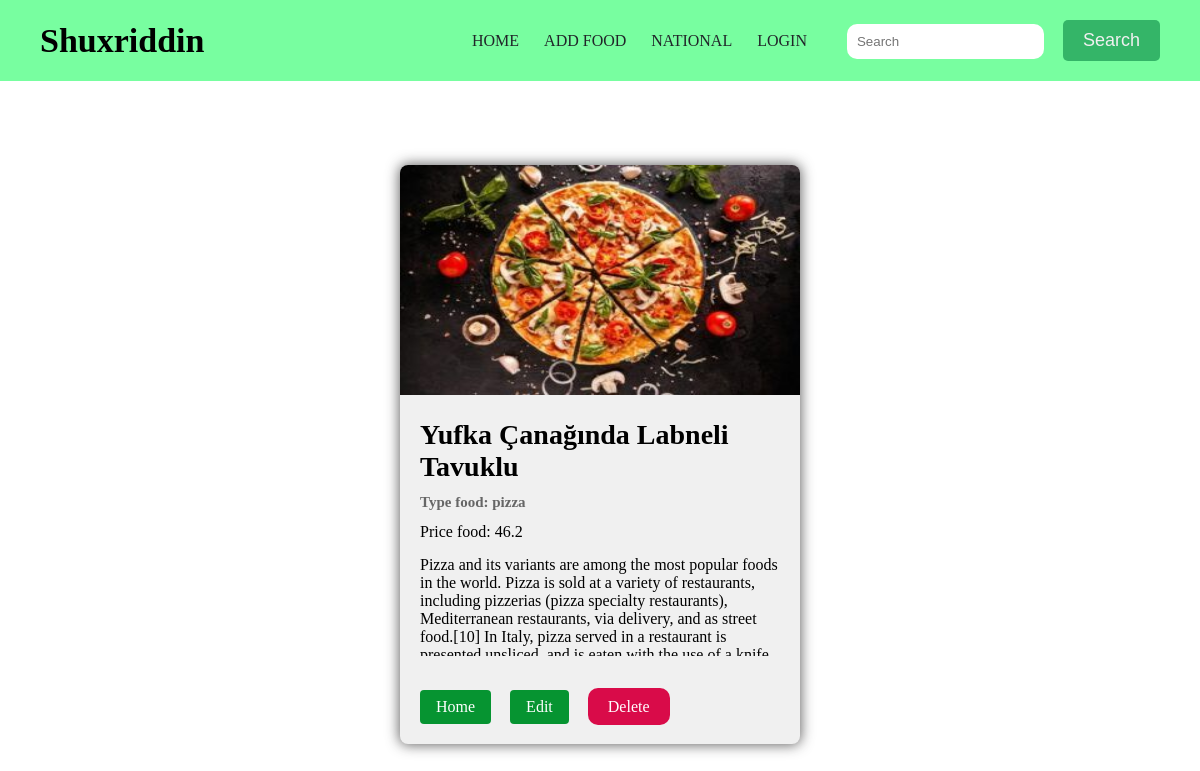
Screenshot of /food/details/3/ with the database file from the repository.
### app/models.py (models this page shows, shortened)
class FoodApp(models.Model):
    user_name = models.ForeignKey(User, on_delete=models.CASCADE, default=1)  # food qo`shishda default=1 bo`lganligi sabab Shuxa ni tanlab ko`rsatadi
    name_food = models.CharField(max_length=100)
    type_food = models.CharField(max_length=200)
    price_food = models.FloatField(default=45.000)
    image_food = models.ImageField(upload_to='food_image', default='pic.jpg')
    description_food = models.TextField()

### app/views.py (the view)
# urls.py: path('details/<int:pk>/', views.DetailClassView.as_view(), name='details'),
class DetailClassView(DetailView):
    model = FoodApp
    template_name = 'food/details.html'

### app/templates/food/details.html (shortened to what this page needs)
{% extends 'food/base.html' %}
    {% block body %}
    <div class="card-container">
        <div class="card">
            <img src="{{ object.image_food.url }}" alt="#">
            <div class="card-content">
                <div class="card-box">
                    <h1>{{ object.name_food }}</h1>
                    <h3>Type food: {{ object.type_food }}</h3>
                    <span class="detais-price">Price food: {{ object.price_food }}</span>
                    <br>
                    <p class="descr">{{ object.description_food }}</p>
                    <br>
                    <a class="btn" href="{% url 'index' %}">Home</a>
                    <a class="btn" href="{% url 'update' object.id %}">Edit</a>
                    <a href="{% url 'delete' object.id %}" class="btn-danger">Delete</a>
                </div>
            </div>
        </div>
    </div>
    {% endblock %}

### app/static/food/style.css (style rules this page uses)
*, *::after, *::before { margin: 0; padding: 0; box-sizing: border-box; }
body { font-family: Cambria, Cochin, Georgia, Times, 'Times New Roman', serif, sans-serif; max-width: 1920px; margin: 0 auto; }
a { text-decoration: none; }
.btn { padding: 10px 20px; background: #069431; border-radius: 15px; }
.btn-danger { padding: 10px 20px; background: #d90b49; border-radius: 10px; color: #fff; font-size: 16px; }
.card-container { display: flex; justify-content: center; flex-wrap: wrap; padding-top: 150px; }
.card { width: 400px; background-color: #f0f0f0; border-radius: 8px; overflow: hidden; box-shadow: 0px 0px 13px 1px rgba(33, 32, 32, 0.693); margin: 15px; transition: transform .3s ease-in-out; }
.card img { z-index: -1; width: 100%; height: 230px; transition: transform .3s ease-in-out; }
.card-box { padding: 20px; }
.card-content h1 { font-size: 28px; margin-bottom: 8px; }
.card-content h2, h3, h4, h5 { color: #666; font-size: 15px; line-height: 1.3; }
.card-content .btn { display: inline-block; padding: 8px 16px; background-color: #069431; text-decoration: none; border-radius: 4px; margin-top: 16px; color: #fff; margin-right: 15px; }
.card-box h1, h3 { margin-bottom: 10px; }
.descr { margin-top: 15px; height: 100px; overflow-y: auto; }

### rows the page displays
FoodApp: image_food (picture), name_food "Yufka Çanağında Labneli Tavuklu", type_food "pizza", price_food "46.2", description_food "Pizza and its variants are among the most popular foods in the world. Pizza is sold at a variety of restaurants, including pizzerias (pizza specialty restaurants), Mediterranean restaurants, via delivery, and as street food.[10] In Italy, pizza served in a restaurant is…"
